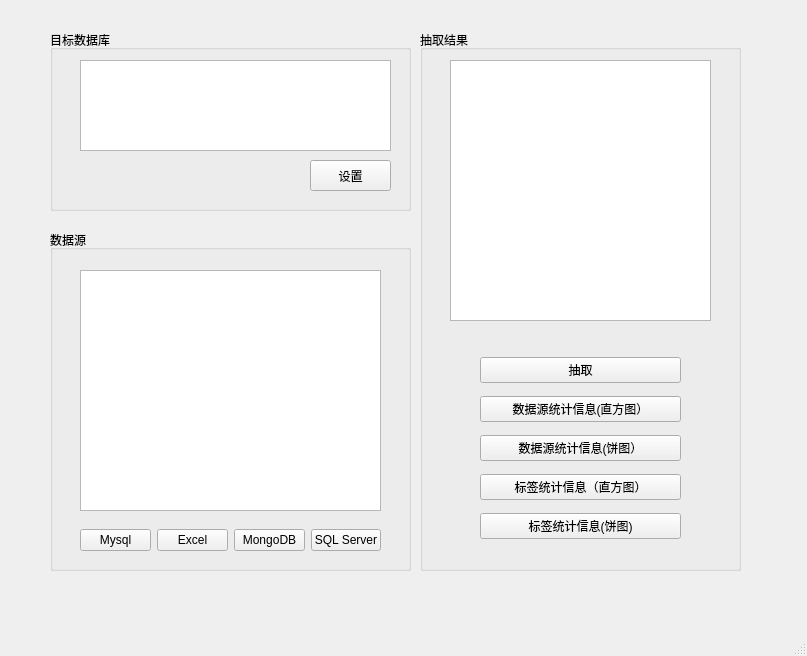
<?xml version="1.0" encoding="UTF-8"?>
<ui version="4.0">
 <class>MainWindow</class>
 <widget class="QMainWindow" name="MainWindow">
  <property name="geometry">
   <rect>
    <x>0</x>
    <y>0</y>
    <width>807</width>
    <height>656</height>
   </rect>
  </property>
  <property name="windowTitle">
   <string>MainWindow</string>
  </property>
  <widget class="QWidget" name="centralwidget">
   <widget class="QGroupBox" name="groupBox">
    <property name="geometry">
     <rect>
      <x>50</x>
      <y>30</y>
      <width>361</width>
      <height>181</height>
     </rect>
    </property>
    <property name="title">
     <string>目标数据库</string>
    </property>
    <widget class="QTextEdit" name="textEdit">
     <property name="geometry">
      <rect>
       <x>30</x>
       <y>30</y>
       <width>311</width>
       <height>91</height>
      </rect>
     </property>
    </widget>
    <widget class="QPushButton" name="pushButton">
     <property name="geometry">
      <rect>
       <x>260</x>
       <y>130</y>
       <width>81</width>
       <height>31</height>
      </rect>
     </property>
     <property name="text">
      <string>设置</string>
     </property>
    </widget>
   </widget>
   <widget class="QGroupBox" name="groupBox_2">
    <property name="geometry">
     <rect>
      <x>50</x>
      <y>230</y>
      <width>361</width>
      <height>341</height>
     </rect>
    </property>
    <property name="title">
     <string>数据源</string>
    </property>
    <widget class="QTableWidget" name="tableWidget">
     <property name="geometry">
      <rect>
       <x>30</x>
       <y>40</y>
       <width>301</width>
       <height>241</height>
      </rect>
     </property>
    </widget>
    <widget class="QWidget" name="">
     <property name="geometry">
      <rect>
       <x>30</x>
       <y>290</y>
       <width>301</width>
       <height>41</height>
      </rect>
     </property>
     <layout class="QHBoxLayout" name="horizontalLayout">
      <item>
       <widget class="QPushButton" name="pushButton_4">
        <property name="text">
         <string>Mysql</string>
        </property>
       </widget>
      </item>
      <item>
       <widget class="QPushButton" name="pushButton_5">
        <property name="text">
         <string>Excel</string>
        </property>
       </widget>
      </item>
      <item>
       <widget class="QPushButton" name="pushButton_6">
        <property name="text">
         <string>MongoDB</string>
        </property>
       </widget>
      </item>
      <item>
       <widget class="QPushButton" name="pushButton_2">
        <property name="text">
         <string>SQL Server</string>
        </property>
       </widget>
      </item>
     </layout>
    </widget>
   </widget>
   <widget class="QGroupBox" name="groupBox_3">
    <property name="geometry">
     <rect>
      <x>420</x>
      <y>30</y>
      <width>321</width>
      <height>541</height>
     </rect>
    </property>
    <property name="title">
     <string>抽取结果</string>
    </property>
    <widget class="QTextEdit" name="textEdit_2">
     <property name="geometry">
      <rect>
       <x>30</x>
       <y>30</y>
       <width>261</width>
       <height>261</height>
      </rect>
     </property>
    </widget>
    <widget class="QWidget" name="">
     <property name="geometry">
      <rect>
       <x>60</x>
       <y>320</y>
       <width>201</width>
       <height>201</height>
      </rect>
     </property>
     <layout class="QVBoxLayout" name="verticalLayout">
      <item>
       <widget class="QPushButton" name="pushButton_3">
        <property name="text">
         <string>抽取</string>
        </property>
       </widget>
      </item>
      <item>
       <widget class="QPushButton" name="pushButton_7">
        <property name="text">
         <string>数据源统计信息(直方图）</string>
        </property>
       </widget>
      </item>
      <item>
       <widget class="QPushButton" name="pushButton_8">
        <property name="text">
         <string>数据源统计信息(饼图）</string>
        </property>
       </widget>
      </item>
      <item>
       <widget class="QPushButton" name="pushButton_9">
        <property name="text">
         <string>标签统计信息（直方图）</string>
        </property>
       </widget>
      </item>
      <item>
       <widget class="QPushButton" name="pushButton_10">
        <property name="text">
         <string>标签统计信息(饼图)</string>
        </property>
       </widget>
      </item>
     </layout>
    </widget>
   </widget>
  </widget>
  <widget class="QMenuBar" name="menubar">
   <property name="geometry">
    <rect>
     <x>0</x>
     <y>0</y>
     <width>807</width>
     <height>23</height>
    </rect>
   </property>
  </widget>
  <widget class="QStatusBar" name="statusbar"/>
 </widget>
 <resources/>
 <connections/>
</ui>
